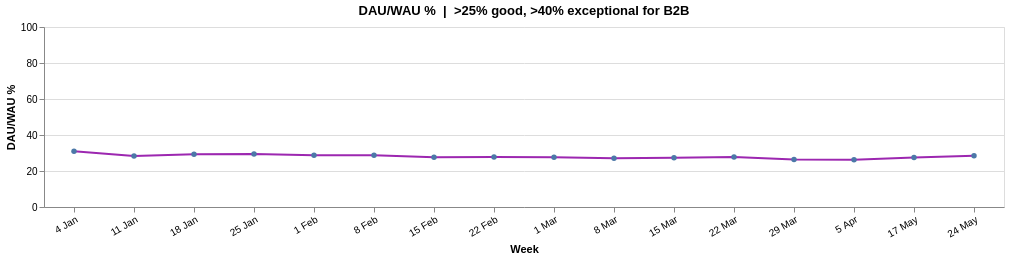

The Vega-Lite source for this figure:
### Vega-Lite specification from a JSON file in a GitHub repository (floating-point values rounded to 4 significant figures)
{"$schema": "https://vega.github.io/schema/vega-lite/v5.20.1.json", "config": {"view": {"continuousHeight": 300, "continuousWidth": 300}}, "data": {"name": "data-45e341aa09f8ae2ae6ad57cc5ed55fd0"}, "datasets": {"data-45e341aa09f8ae2ae6ad57cc5ed55fd0": [{"avg_daily": 124.0, "daily": 106, "date": "2026-01-04T00:00:00", "dau_wau": 31.0, "label": "4 Jan", "monthly": 1427, "n_days": 7, "week": "2025-12-29T00:00:00", "weekly": 400}, {"avg_daily": 156.1, "daily": 129, "date": "2026-01-11T00:00:00", "dau_wau": 28.3, "label": "11 Jan", "monthly": 1289, "n_days": 7, "week": "2026-01-05T00:00:00", "weekly": 551}, {"avg_daily": 171.3, "daily": 119, "date": "2026-01-18T00:00:00", "dau_wau": 29.3, "label": "18 Jan", "monthly": 1242, "n_days": 7, "week": "2026-01-12T00:00:00", "weekly": 585}, {"avg_daily": 189.3, "daily": 123, "date": "2026-01-25T00:00:00", "dau_wau": 29.4, "label": "25 Jan", "monthly": 1416, "n_days": 7, "week": "2026-01-19T00:00:00", "weekly": 644}, {"avg_daily": 169.1, "daily": 133, "date": "2026-02-01T00:00:00", "dau_wau": 28.7, "label": "1 Feb", "monthly": 1492, "n_days": 7, "week": "2026-01-26T00:00:00", "weekly": 590}, {"avg_daily": 159.3, "daily": 100, "date": "2026-02-08T00:00:00", "dau_wau": 28.8, "label": "8 Feb", "monthly": 1502, "n_days": 7, "week": "2026-02-02T00:00:00", "weekly": 554}, {"avg_daily": 169.7, "daily": 123, "date": "2026-02-15T00:00:00", "dau_wau": 27.6, "label": "15 Feb", "monthly": 1542, "n_days": 7, "week": "2026-02-09T00:00:00", "weekly": 616}, {"avg_daily": 193.4, "daily": 160, "date": "2026-02-22T00:00:00", "dau_wau": 27.8, "label": "22 Feb", "monthly": 1580, "n_days": 7, "week": "2026-02-16T00:00:00", "weekly": 696}, {"avg_daily": 201.3, "daily": 141, "date": "2026-03-01T00:00:00", "dau_wau": 27.7, "label": "1 Mar", "monthly": 1656, "n_days": 7, "week": "2026-02-23T00:00:00", "weekly": 727}, {"avg_daily": 218.3, "daily": 146, "date": "2026-03-08T00:00:00", "dau_wau": 27.1, "label": "8 Mar", "monthly": 1824, "n_days": 7, "week": "2026-03-02T00:00:00", "weekly": 805}, {"avg_daily": 241.3, "daily": 185, "date": "2026-03-15T00:00:00", "dau_wau": 27.3, "label": "15 Mar", "monthly": 2005, "n_days": 7, "week": "2026-03-09T00:00:00", "weekly": 885}, {"avg_daily": 226.0, "daily": 157, "date": "2026-03-22T00:00:00", "dau_wau": 27.8, "label": "22 Mar", "monthly": 2081, "n_days": 7, "week": "2026-03-16T00:00:00", "weekly": 814}, {"avg_daily": 233.1, "daily": 154, "date": "2026-03-29T00:00:00", "dau_wau": 26.4, "label": "29 Mar", "monthly": 2136, "n_days": 7, "week": "2026-03-23T00:00:00", "weekly": 884}, {"avg_daily": 190.0, "daily": 131, "date": "2026-04-05T00:00:00", "dau_wau": 26.2, "label": "5 Apr", "monthly": 2064, "n_days": 7, "week": "2026-03-30T00:00:00", "weekly": 726}, {"avg_daily": 215.9, "daily": 161, "date": "2026-05-17T00:00:00", "dau_wau": 27.5, "label": "17 May", "monthly": 2274, "n_days": 7, "week": "2026-05-11T00:00:00", "weekly": 784}, {"avg_daily": 217.7, "daily": 141, "date": "2026-05-24T00:00:00", "dau_wau": 28.5, "label": "24 May", "monthly": 2142, "n_days": 7, "week": "2026-05-18T00:00:00", "weekly": 763}]}, "encoding": {"tooltip": [{"field": "label", "title": "Week", "type": "nominal"}, {"field": "dau_wau", "format": ".1f", "title": "DAU/WAU %", "type": "quantitative"}], "x": {"axis": {"labelAngle": -30}, "field": "label", "sort": null, "title": "Week", "type": "ordinal"}, "y": {"field": "dau_wau", "scale": {"domain": [0, 100]}, "title": "DAU/WAU %", "type": "quantitative"}}, "height": 180, "mark": {"color": "#9C27B0", "point": true, "strokeWidth": 2, "type": "line"}, "title": "DAU/WAU %  |  >25% good, >40% exceptional for B2B", "usermeta": {"embedOptions": {}}, "width": 960}
